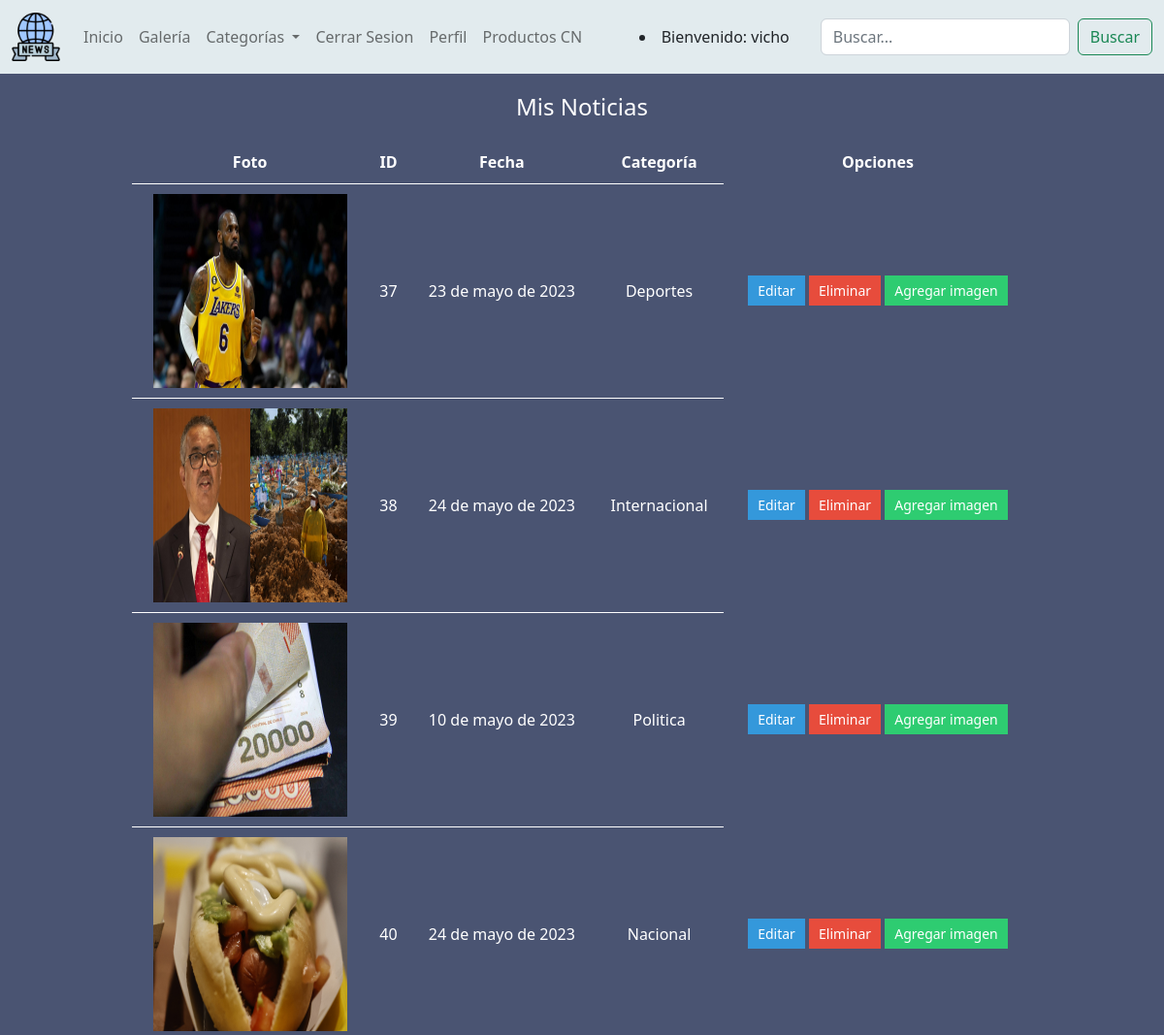
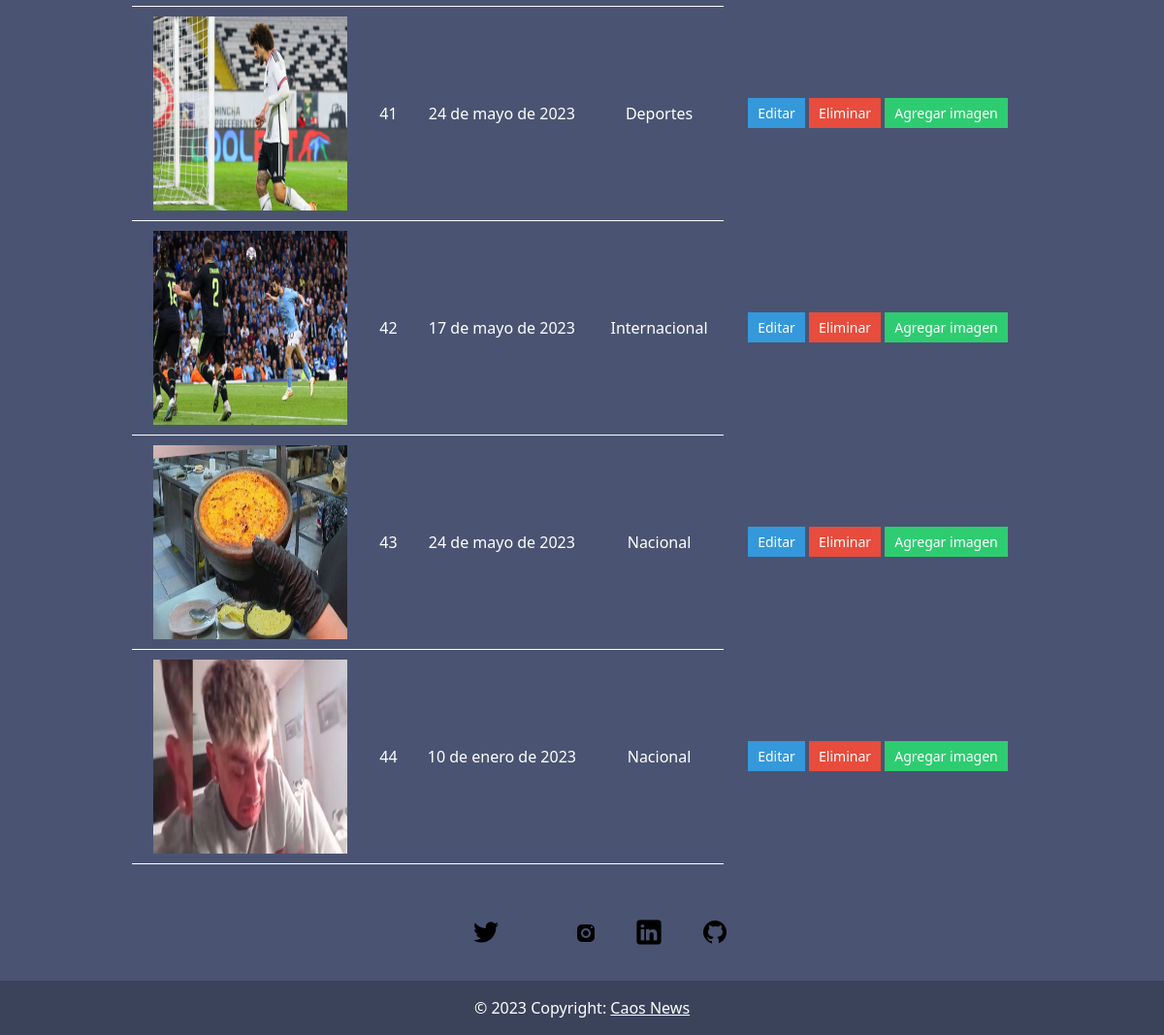
The app's page /noticias/ (signed in) with its own data (2 pictures, top to bottom).
### webCaos/models.py (models this page shows, shortened)
class Noticia(models.Model):
    idNoticia = models.AutoField(primary_key = True)
    titulo = models.CharField(max_length = 200)
    descripcion = models.TextField()
    fecha = models.DateField()
    foto = models.ImageField(upload_to='foto', null = True)
    publicar = models.BooleanField(default = False)
    comentario = models.TextField(default='s/c')
    categoria = models.ForeignKey(Categoria,on_delete=models.CASCADE)

class Categoria(models.Model):
    nombre = models.CharField(primary_key=True,max_length=45)
    def __str__(self) -> str:
        return self.nombre

### webCaos/views.py (the view)
# urls.py: path('noticias/', noticias, name= 'NOTI'),
@login_required(login_url='login/')
@permission_required(['webCaos.add_noticia','webCaos.change_noticia','webCaos.delete_noticia'], login_url='login/')
def noticias(request):
    noticias = Noticia.objects.all()
    categorias = Categoria.objects.all()
    data = {"noticias": noticias, "categorias": categorias}
    return render(request, 'noticias.html', data)

### webCaos/procesos.py (called while the page is built)
def total(request):
    tot = 0
    try:
        if "carrito" in request.session.keys():
            for key, value in request.session["carrito"].items():
                tot += int(value["total"])
    except:
        tot = 0
    return{"total":tot}

def cantidad(request):
    cant = 0
    if "carrito" in request.session.keys():
        for key, value in request.session["carrito"].items():
            cant += int(value["cantidad"])
    return {"cantidad":cant}

### webCaos/templates/noticias.html (shortened to what this page needs)
{% extends "base.html" %}
{% load static %}
   {% block contenido %}
    <header>
        <nav class="navbar navbar-expand-md py-2  navbar-light" style="background-color: rgb(226, 235, 238);" >
            <div class="container-fluid">
                <a class="navbar-brand" href="{% url 'IND' %}">
                    <img class="logo-pag" src="{% static 'img/LogoCaosNews.png' %}" alt="logo"></a>
            <div class="collapse navbar-collapse" id="navbarSupportedContent">
                <ul class="navbar-nav me-auto mb-2 mb-lg-0">
                <li class="nav-item">
                    <a class="nav-link " aria-current="page" href="{% url 'IND' %}">Inicio</a>
                </li>
                <li class="nav-item dropdown">
                    <a class="nav-link" href="{% url 'GAL' %}">Galería</a>
                </li>
                <li class="nav-item dropdown">
                    <a class="nav-link dropdown-toggle" href="" id="navbarDarkDropdownMenuLink" role="button" data-bs-toggle="dropdown" aria-expanded="false">
                    </a>
                </li>
                <li class="nav-item">
                    <a class="nav-link" href="{% url 'INI' %}">Ingresar</a>
                </li>
                <li class="nav-item">
                    <a class="nav-link" href="{% url 'PROD' %}">Productos CN</a>
                </li>
                </ul>
                <form class="d-flex">
                <button class="btn btn-outline-success" type="submit">Buscar</button>
                </form>
            </div>
            </div>
        </nav>
   </header>
   <body style="background-color:  rgb(74, 84, 114);">
        <main>
                <div class="noticias-container">
                    <h2>Mis Noticias</h2>
                    <table class="noticias-table">
                        <thead>
                        <tr>
                            <th class="no-border">Foto</th>
                            <th class="no-border">ID</th>
                            <th class="no-border">Fecha</th>
                            <th>Categoría</th>
                            <th>Opciones</th>
                        </tr>
                        </thead>
                        <tbody>
                        {% for noticia in noticias %}
                        <tr>
                            <td><img src='{{noticia.foto.url}}' height="200px" width="200px"></td>
                            <td>{{noticia.idNoticia}}</td>
                            <td>{{noticia.fecha}}</td>
                            <td>{{noticia.categoria}}</td>
                            <td>
                            <button onclick="modificar({{noticia.idNoticia}})" class="opciones-btn editar-btn">Editar</button>
                            <button onclick="eliminar({{noticia.idNoticia}})" class="opciones-btn eliminar-btn">Eliminar</button>
                            <button class="opciones-btn agregar-btn" data-bs-toggle="modal" data-bs-target="#exampleModal" onclick="galeria_id({{noticia.idNoticia}})">Agregar imagen</button>
                            </td>
                        </tr>
                        {% endfor %}
                        </tbody>
                    </table>
                </div>
        </main>
    </body>
{% endblock contenido %}

### webCaos/templates/base.html (shortened to what this page needs)
<!DOCTYPE html>
{% load static%}
<html lang="en">
<head>
    <link rel="stylesheet" href="{% static 'css/bootstrap.min.css' %}">
    <link rel="stylesheet" href="{% static 'css/style.css' %}">
    <link rel="stylesheet" href="{% static 'css/carrito.css' %}">
    <link rel="stylesheet" href="{% static 'css/noticias.css' %}">
</head>
<body>
   <header>
        <nav class="navbar navbar-expand-md py-2 fixed-top navbar-light" style="background-color: rgb(226, 235, 238);" >
            <div class="container-fluid">
                <a class="navbar-brand" href="{% url 'IND' %}">
                    <img class="logo-pag" src="{% static 'img/LogoCaosNews.png' %}" alt="logo"></a>
            <div class="collapse navbar-collapse" id="navbarSupportedContent">
                <ul class="navbar-nav me-auto mb-2 mb-lg-0">
                    <li class="nav-item">
                        <a class="nav-link " aria-current="page" href="{% url 'IND' %}">Inicio</a>
                    </li>
                    <li class="nav-item">
                        <a class="nav-link" href="{% url 'GAL' %}">Galería</a>
                    </li>
                    <li class="nav-item dropdown">
                        <a class="nav-link dropdown-toggle" href="" id="navbarDarkDropdownMenuLink" role="button" data-bs-toggle="dropdown" aria-expanded="false">
                        Categorías
                        </a>
                    </li>
                    <li class = "nav-item">
                        {% if user.is_authenticated %}
                            <li class="nav-item">
                                <a class = "nav-link" href="{% url 'LOGOUT' %}">Cerrar Sesion</a>
                            </li>
                            <li class="nav-item">
                                <a class = "nav-link" href="{% url 'PFP'%}">Perfil</a>
                            </li>
                        {% else %}
                            <li class="nav-item">
                                <a class="nav-link" href="{% url 'INI' %}">Ingresar</a>
                            </li>
                        {% endif %}
                    </li>
                    <li class="nav-item">
                        <a class="nav-link" href="{% url 'PROD' %}">Productos CN</a>
                    </li>
                </ul>
                {% if user.is_authenticated %}
                <li class="nav-item">
                    Bienvenido: {{user.username}}
                </li>
                {% endif %}
                <form class="d-flex" action="{% url 'search_noticias' %}" method="get">
                    <input class="form-control me-2" type="text" name="search"  placeholder="Buscar..." aria-label="Search">
                    <button class="btn btn-outline-success" type="submit">Buscar</button>
                </form>
            </div>
            </div>
        </nav>
        {% block contenido %}
        {% endblock contenido %}
   </header>
    <footer class=" text-center text-white" style="background-color: rgb(74, 84, 114);">
        <div class="pie p-4 pb-0">
          <section class="mb-4">
            <a class="btn btn-floating m-1" href="#!" role="button">
            </a>
            <a class="btn btn-floating m-1" href="#!" role="button">
                <img src="{% static 'img/Twitter.png' %}" alt="">
            </a>
            <a class="btn btn-floating m-1" href="#!" role="button">
            </a>
            <a class="btn btn-floating m-1" href="#!" role="button">
                <img src="{% static 'img/Instagram.png' %}" alt="">
            </a>
            <a class="btn btn-floating m-1" href="#!" role="button">
                <img src="{% static 'img/Linkedin.png' %}" alt="">
            </a>
            <a class="btn btn-floating m-1" href="#!" role="button">
                <img src="{% static 'img/Github.png' %}" alt="">
            </a>
          </section>
        </div>
        <div class="text-center p-3" style="background-color: rgba(0, 0, 0, 0.2);">
          © 2023 Copyright:
          <a class="text-white" href="{% url 'IND' %}">Caos News</a>
        </div>
      </footer>
</body>
</html>

### records on screen
Noticia: foto (picture), idNoticia "37", fecha "23 de mayo de 2023", categoria "Deportes"
Noticia: foto (picture), idNoticia "38", fecha "24 de mayo de 2023", categoria "Internacional"
Noticia: foto (picture), idNoticia "39", fecha "10 de mayo de 2023", categoria "Politica"
Noticia: foto (picture), idNoticia "40", fecha "24 de mayo de 2023", categoria "Nacional"
Noticia: foto (picture), idNoticia "41", fecha "24 de mayo de 2023", categoria "Deportes"
Noticia: foto (picture), idNoticia "42", fecha "17 de mayo de 2023", categoria "Internacional"
Noticia: foto (picture), idNoticia "43", fecha "24 de mayo de 2023", categoria "Nacional"
Noticia: foto (picture), idNoticia "44", fecha "10 de enero de 2023", categoria "Nacional"

### other values on screen
{{ user.username }} "vicho"
